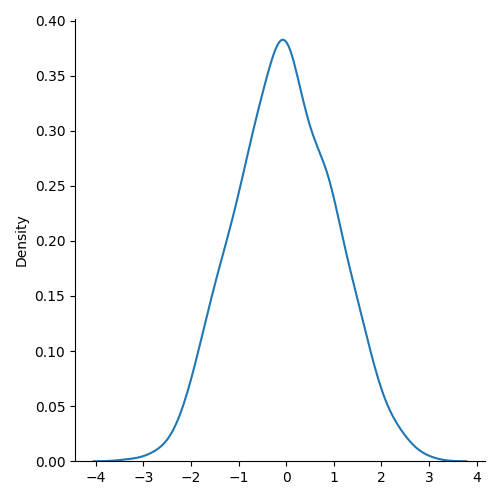

The script that drew this image:
from numpy import random
import matplotlib.pyplot as plt
import seaborn as sns

# gets a normal (Gaussian) data distribution
x = random.normal(size=(2, 3))
print(x)

print()

# gets a normal (Gaussian) data distribution with specified mean (loc)
x = random.normal(loc=1, scale=2, size=(3, 5))
print(x)

# visualization on Gaussian distribution
sns.displot(random.normal(size=1000), kind='kde')
plt.show()
